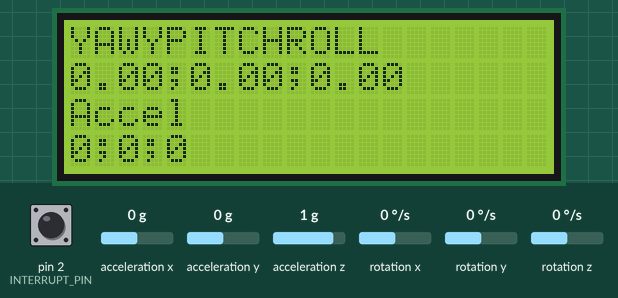
Recording of a sketch running on a simulated Arduino Uno, built with avr-gcc and run on an emulated ATmega328P. On the bench: 20×4 character LCD. Inputs (shaded band) come from the test bench; at power-on: acceleration z 1 g, acceleration y 0 g, acceleration x 0 g, rotation z 0 °/s, pin 2 (INTERRUPT_PIN) LOW, rotation x 0 °/s, rotation y 0 °/s. The sensor or clock chip raises its interrupt line as the real part does.

Above: at 1.7 s.
1.8 s: acceleration z set to 0 g
At 2.19 s:
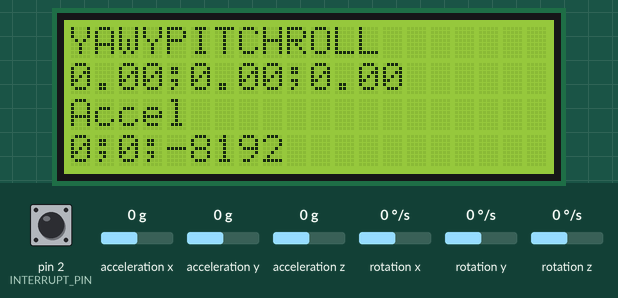
4.8 s: acceleration y set to -1.4 g
At 5.13 s:
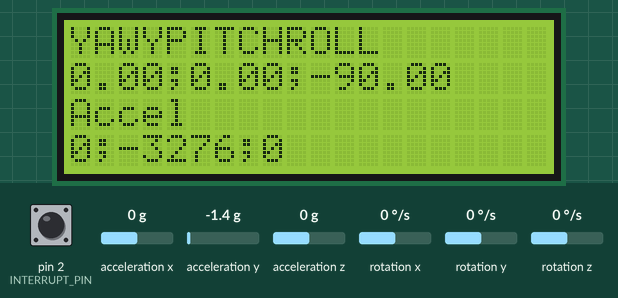
7.8 s: acceleration x set to 0.8 g
At 8.11 s:
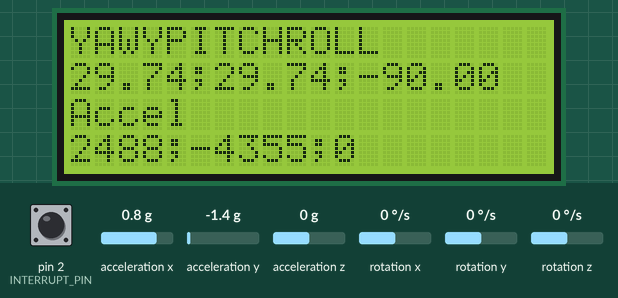
10.8 s: acceleration x set to -1.4 g
At 11.19 s:
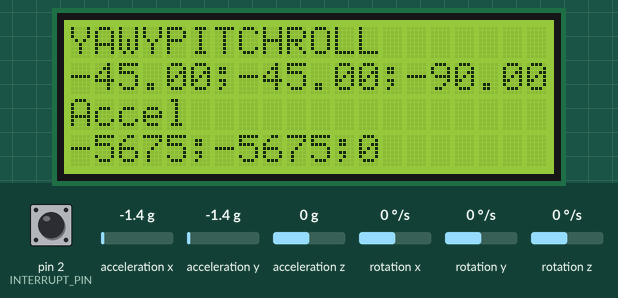
13.8 s: acceleration z set to -1.4 g
At 14.15 s:
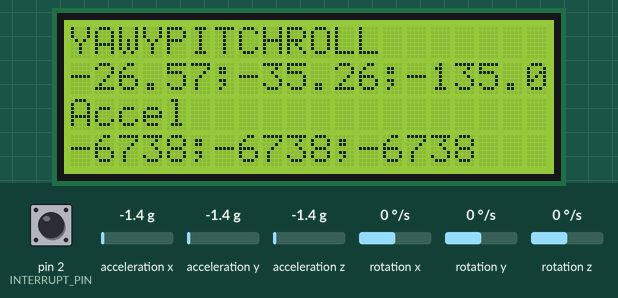
16.8 s: rotation z set to -192 °/s
At 17.05 s:
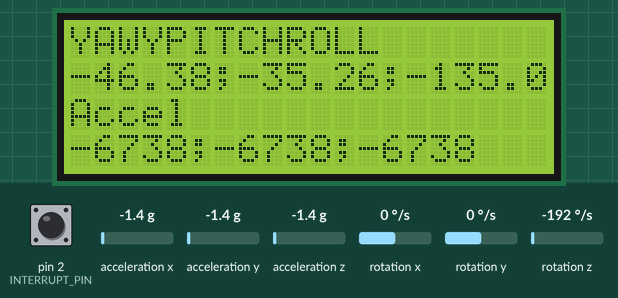

The sketch:

MPU6050_on_lcd.ino
```cpp
#include <Wire.h>
#include <LiquidCrystal_I2C.h>
#include "MPU6050_6Axis_MotionApps20.h"

#define INTERRUPT_PIN 2  // use pin 2 on Arduino Uno & most boards

LiquidCrystal_I2C  lcd (0x3f, 20,4);
MPU6050 mpu;
// MPU control/status vars
bool dmpReady = false;  // set true if DMP init was successful
uint8_t mpuIntStatus;   // holds actual interrupt status byte from MPU
uint8_t devStatus;      // return status after each device operation (0 = success, !0 = error)
uint16_t packetSize;    // expected DMP packet size (default is 42 bytes)
uint16_t fifoCount;     // count of all bytes currently in FIFO
uint8_t fifoBuffer[64]; // FIFO storage buffer

// orientation/motion vars
Quaternion q;           // [w, x, y, z]         quaternion container
VectorInt16 aa;         // [x, y, z]            accel sensor measurements
VectorInt16 aaReal;     // [x, y, z]            gravity-free accel sensor measurements
VectorInt16 aaWorld;    // [x, y, z]            world-frame accel sensor measurements
VectorFloat gravity;    // [x, y, z]            gravity vector
float euler[3];         // [psi, theta, phi]    Euler angle container
float ypr[3];           // [yaw, pitch, roll]   yaw/pitch/roll container and gravity vector

// ================================================================
// ===               INTERRUPT DETECTION ROUTINE                ===
// ================================================================

volatile bool mpuInterrupt = false;     // indicates whether MPU interrupt pin has gone high
void dmpDataReady() {
    mpuInterrupt = true;
}

void setup(){
  Wire.begin();
  Wire.setClock(400000); // 400kHz I2C clock. Comment this line if having compilation difficulties
  lcd.begin();               // start the library
  lcd.backlight();
  lcd.noAutoscroll();
  lcd.setCursor(0,0);
  mpu.initialize();
  pinMode(INTERRUPT_PIN, INPUT);
  devStatus = mpu.dmpInitialize();

  // supply your own gyro offsets here, scaled for min sensitivity
  mpu.setXGyroOffset(220);
  mpu.setYGyroOffset(76);
  mpu.setZGyroOffset(-85);
  mpu.setZAccelOffset(1788); // 1688 factory default for my test chip
  if (devStatus == 0) {
    // turn on the DMP, now that it's ready
    mpu.setDMPEnabled(true);
    attachInterrupt(digitalPinToInterrupt(INTERRUPT_PIN), dmpDataReady, RISING);
    mpuIntStatus = mpu.getIntStatus();
    dmpReady = true;
    packetSize = mpu.dmpGetFIFOPacketSize();
  }
}

void loop(){
  if (!dmpReady) return;

    // wait for MPU interrupt or extra packet(s) available
    while (!mpuInterrupt && fifoCount < packetSize) {
        // other program behavior stuff here
        // .
        // .
        // .
        // if you are really paranoid you can frequently test in between other
        // stuff to see if mpuInterrupt is true, and if so, "break;" from the
        // while() loop to immediately process the MPU data
        // .
        // .
        // .
    }

    // reset interrupt flag and get INT_STATUS byte
    mpuInterrupt = false;
    mpuIntStatus = mpu.getIntStatus();

    // get current FIFO count
    fifoCount = mpu.getFIFOCount();

    // check for overflow (this should never happen unless our code is too inefficient)
    if ((mpuIntStatus & 0x10) || fifoCount == 1024) {
        // reset so we can continue cleanly
        mpu.resetFIFO();
        Serial.println(F("FIFO overflow!"));

    // otherwise, check for DMP data ready interrupt (this should happen frequently)
    } else if (mpuIntStatus & 0x02) {
      // wait for correct available data length, should be a VERY short wait
      while (fifoCount < packetSize) fifoCount = mpu.getFIFOCount();

      // read a packet from FIFO
      mpu.getFIFOBytes(fifoBuffer, packetSize);

      // track FIFO count here in case there is > 1 packet available
      // (this lets us immediately read more without waiting for an interrupt)
      fifoCount -= packetSize;
      // display Euler angles in degrees
      //mpu.dmpGetQuaternion(&q, fifoBuffer);
      //mpu.dmpGetEuler(euler, &q);
      // display Euler angles in degrees
//      mpu.dmpGetQuaternion(&q, fifoBuffer);
//      mpu.dmpGetGravity(&gravity, &q);
      // display real acceleration, adjusted to remove gravity
      mpu.dmpGetQuaternion(&q, fifoBuffer);
      mpu.dmpGetAccel(&aa, fifoBuffer);
      mpu.dmpGetGravity(&gravity, &q);
      mpu.dmpGetLinearAccel(&aaReal, &aa, &gravity);
      mpu.dmpGetYawPitchRoll(ypr, &q, &gravity);

      lcd.setCursor(0,0);
      lcd.print("YAWYPITCHROLL");
      lcd.setCursor(0,1);
      lcd.print(ypr[0] * 180/M_PI);
      lcd.print(";");
      lcd.print(ypr[1] * 180/M_PI);
      lcd.print(";");
      lcd.print(ypr[2] * 180/M_PI);
      lcd.setCursor(0,2);
      lcd.print("Accel");
      lcd.setCursor(0,3);
//      lcd.print(euler[0] * 180/M_PI);
      lcd.print(aaReal.x);
      lcd.print(";");
//      lcd.print(euler[1] * 180/M_PI);
      lcd.print(aaReal.y);
      lcd.print(";");
//      lcd.print(euler[2] * 180/M_PI);
      lcd.print(aaReal.z);
      delay(100);
      lcd.clear();
    }
}
```

Measured:
- after the input at 1.8 s, the display: first differs from a run without the input after 0.18 s (image 1)
- after the input at 4.8 s, the display: changes after 0.13 s (image 2)
- after the input at 7.8 s, the display: changes after 0.11 s (image 3)
- after the input at 10.8 s, the display: first differs from a run without the input after 0.17 s (image 4)
- after the input at 13.8 s, the display: first differs from a run without the input after 0.13 s (image 5)
- what the display in image 1 shows lasts 0.4 s, from 2.0 s to 2.4 s
